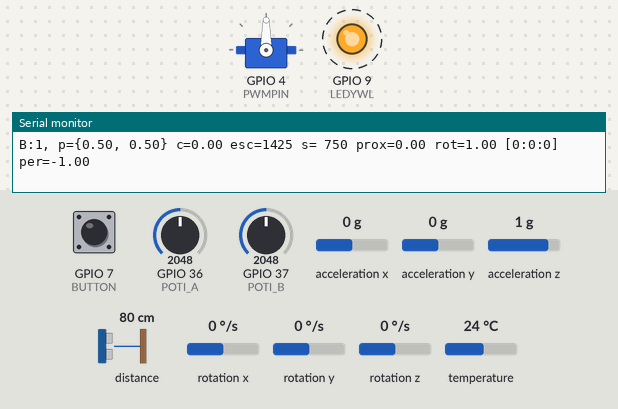
Recording of a sketch running on a simulated ESP32. Shown: servo, output pins drawn as LEDs (lit = HIGH), the last lines printed to the serial monitor. Dashed ring = blinking. The test bench sets the inputs (shaded band); at power-on: GPIO 7 (BUTTON) HIGH, distance to the obstacle 80 cm, GPIO 36 (POTI_A) = 2048, GPIO 37 (POTI_B) = 2048, acceleration x 0 g, acceleration y 0 g, acceleration z 1 g, rotation x 0 °/s, rotation y 0 °/s, rotation z 0 °/s, temperature 24 °C. The audio player accepts every command and is not drawn.

Above: at 3.1 s.
3.2 s: GPIO 7 (BUTTON) pulled LOW for 3.2 s
At 4.2 s:
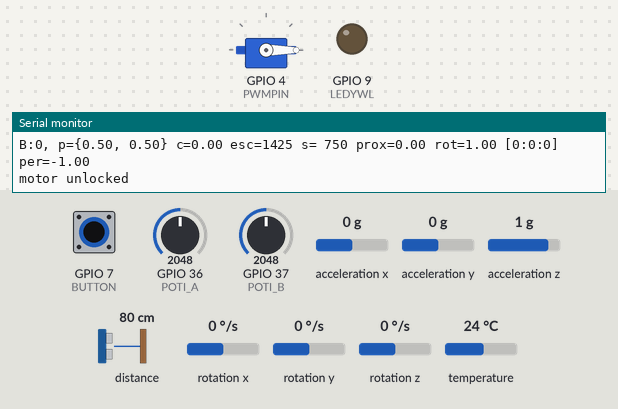
8.5 s: GPIO 7 (BUTTON) pulled LOW for 0.15 s
At 8.76 s:
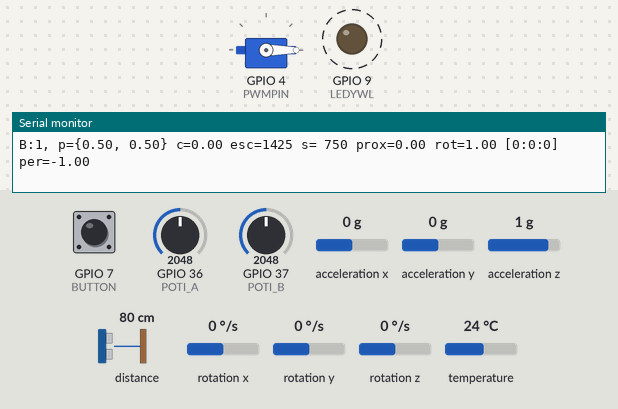
11.6 s: distance to the obstacle set to 2 cm
14.6 s: GPIO 7 (BUTTON) pulled LOW for 1 s
At 16.7 s:
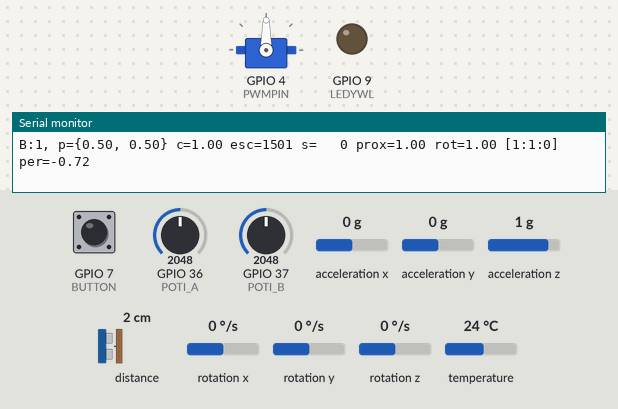
18.6 s: GPIO 36 (POTI_A) set to 3972
At 20.04 s:
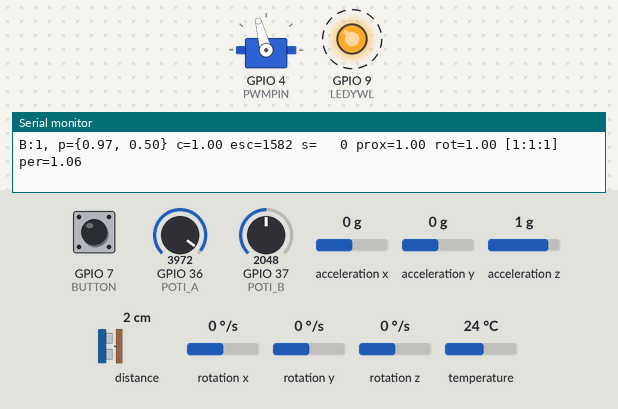
21.6 s: distance to the obstacle set to 71 cm
24.6 s: distance to the obstacle set to 78 cm
At 27.05 s:
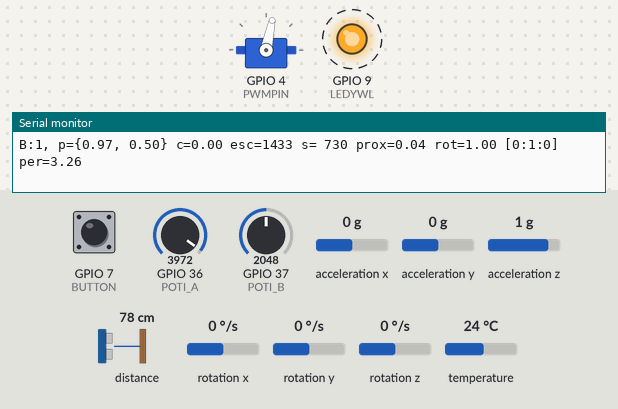
Timing chart, 0 to 28.6 s (numbered marks = the images above; inputs shaded):
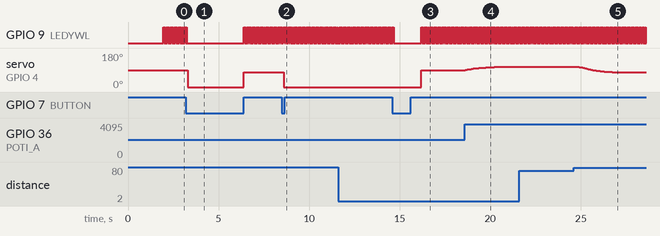

The sketch:

automaton.ino
```cpp
#include <Wire.h>
#include <Adafruit_MPU6050.h>
#include <Adafruit_Sensor.h>
//#include <VL53L0X.h>
#include "Adafruit_VL53L0X.h"
#include <ESP32Servo.h>

// for the audio DFplayer
#include "DFRobotDFPlayerMini.h"


#define FPSerial Serial1

#define WAIT_MS 10
#define TARGET_LOW 1425

Adafruit_MPU6050 mpu;
//VL53L0X sensor;

Adafruit_VL53L0X sensor = Adafruit_VL53L0X();
Servo esc0;

DFRobotDFPlayerMini audio;

const uint8_t LEDYWL = D10;
const uint8_t BUTTON = D8;
const uint8_t POTI_A = A0;
const uint8_t POTI_B = A1;
const uint8_t PWMPIN = D3;

int button_integ = 0;
int target_lp = TARGET_LOW;

bool armed = false;


unsigned idle_counter = 0;

/* proximity sensing */
const float dist_max_mm = 1200.0f;
float dist_mm = 1200.f;
float proximity_detected = 0.f;
float proximity_into = 500.f;
float proximity_left = 700.f;
float proximity_decay = 0.95f;
float persistence = -1.f;
float rotation = 0.f;
float e = 0.f;

bool state_sensor_active = false;
bool state_motor_start = false;
bool state_idle = false;

/* audio events: */
enum Sound_t : uint8_t {
  s_done          = 0,
  s_sensor_active = 1,
  s_sensor_clear  = 2,
  s_motor_start   = 3,
  s_motor_fast    = 4,
  s_stop_idle     = 6,
} playsound = s_done;


void printDetail(uint8_t type, int value);


/* clamps values to Interval [lo, hi] */
template<class T>
constexpr const T& clamp( const T& v, const T& lo, const T& hi )
{
    return (v < lo) ? lo : (hi < v) ? hi : v;
}

bool button_pressed(uint8_t N = 3)
{
  const bool buttonstate = !digitalRead(BUTTON);

  if (buttonstate)
    button_integ += 1;
  else
    button_integ = 0;

  button_integ = clamp(button_integ, 0, 2*N);

  return button_integ>=N;
}

bool button_released() {
  const bool buttonstate = !digitalRead(BUTTON);

  if (!buttonstate)
    button_integ = 0;

  return buttonstate == 0;
}

void setup()
{
  /* LED and Button */
  pinMode(LEDYWL, OUTPUT);
  pinMode(BUTTON, INPUT_PULLUP);

  /* Serial Ports */
  Serial.begin(115200);
  FPSerial.begin(9600, SERIAL_8N1, /*rx =*/D7, /*tx =*/D6);

  delay(100);

  /* Audio */
  if (!audio.begin(FPSerial, /*isACK = */true, /*doReset = */true)) {  //Use serial to communicate with mp3.
    Serial.println("Cannot initialize DFPlayer.");
    while(1) delay(0);
  }
  Serial.println("DFPlayer initialized.");
  delay(100);
  audio.setTimeOut(1000);
  audio.volume(30);  // set volume value [0...30]
  audio.playFolder(2, 3);


  /* MPU */
  if (!mpu.begin()) {
    Serial.println("Cannot initialize MPU6050.");
    while (1) delay(10);
  }
  Serial.println("MPU6050 initialized.");
  mpu.setAccelerometerRange(MPU6050_RANGE_8_G);
  mpu.setGyroRange(MPU6050_RANGE_500_DEG);
  mpu.setFilterBandwidth(MPU6050_BAND_5_HZ);
  delay(100);

  /* Distance Sensor */
  if (!sensor.begin()) {
    Serial.println("Failed to boot VL53L0X");
    while(1);
  }
  delay(100);
  sensor.startRangeContinuous();
  //sensor.init();
  //sensor.setTimeout(500);

  /* Motor */
  pinMode(PWMPIN, OUTPUT);
  esc0.attach(PWMPIN, 1000, 2000); // (pin, min pulse width, max pulse width in microseconds)
  Serial.println("Motor initialized.");

  delay(1000);
}


float db(float x, float t) {
  return fabs(x) > t ? x : 0;
}

void reset_idle() {
  idle_counter = 0;
  state_idle = false;
}

void loop()
{
  static unsigned long timer = millis();

  /* timing */
  digitalWrite(LEDYWL, !digitalRead(LEDYWL));

  while(millis() - timer < WAIT_MS) delay(1);
  timer = millis();

  /* read distance sensor */

  if (sensor.isRangeComplete())
  {
    //int s = sensor.readRangeSingleMillimeters();
    int s = sensor.readRange();
    dist_mm = clamp(s - 50.f, 0.f, dist_max_mm); //in mm
  }


  if (dist_mm < proximity_into) proximity_detected = 1.0f;
  if (dist_mm > proximity_left) proximity_detected *= proximity_decay;

  /* get new motion sensor readings */
  sensors_event_t a, g, temp;
  mpu.getEvent(&a, &g, &temp);

  /* read and clamp potentiometers */
  unsigned pot_a = analogRead(POTI_A);
  unsigned pot_b = analogRead(POTI_B);
  float val_a = clamp(pot_a, 0u, 4095u) / 4095.f; //[0,1] 0.5 is super
  float val_b = clamp(pot_b, 0u, 4095u) / 4095.f; //[0,1] 0.5 is best

  /* get button state */
  bool state = digitalRead(BUTTON);

  /* calculate the gyroscopic input */
  rotation = db(g.gyro.x, 10*val_b) == 0.0f ? 1.0 : 0.9 * rotation; /*turning thresh*/
  float e_y = clamp(100 * db(-g.gyro.z, 0.1/*motion thresh*/), 0.f, 1.0f);
  e = rotation * e_y;


  /* check for arming the ESC */
  if (button_pressed())
  {
    if (!armed)
    {
      Serial.printf("motor unlocked");
      esc0.writeMicroseconds(1000);
      delay(1000);
      esc0.writeMicroseconds(500);
      delay(500);
      armed = true;
      persistence = -1.0;
      while (not button_released());
    } else
    {
      Serial.printf("motor stopped");
      esc0.writeMicroseconds(500);
      armed = false;
      while (not button_released());
    }
  }

  /* create control outputs */
  float control = 0;

  if (proximity_detected > 0.5)
  {
    control = proximity_detected;
    persistence += 0.02;
  }
  else {
    persistence -= 0.01;
    control = e * clamp(persistence, 0.f, 1.0f); //keep going
  }

  persistence = clamp(persistence, -1.0f, 50.0f);

  //if (idle_counter > 200)
  //  control = e * 0.2;  does not work

  int target_us = val_a*control*200 + TARGET_LOW;

  /* low-pass filter the output */
  float k = 0.96;
  target_lp = k*target_lp + (1.f-k)*target_us;

  /* set motor output */
  if (armed) {
    esc0.writeMicroseconds(target_lp);
  }


  // SENSOR ACTIVE
  if (proximity_detected == 1.0f and !state_sensor_active) {
    state_sensor_active = true;
    playsound = Sound_t::s_sensor_active;
    reset_idle();
  }

  // SENSOR CLEAR
  if (proximity_detected < 0.99f and state_sensor_active) {
    state_sensor_active = false;
    playsound = Sound_t::s_sensor_clear;
    reset_idle();
  }

  // MOTOR START
  if (persistence > 0.f and !state_motor_start) {
    state_motor_start = true;
    //playsound = Sound_t::s_motor_start;
    reset_idle();
  }

  // STOP / IDLE
  /*if (control < 0.01f and state_motor_start) {
    state_motor_start = false;
    reset_idle();
  }*/

  if (++idle_counter > 100 and not state_idle) {
    playsound = Sound_t::s_stop_idle;
    state_idle = true;
  }


  /* play audio events */
  switch(playsound) {
  case s_sensor_active: audio.playFolder(2, 1); /*audio.disableLoop();*/ playsound = s_done; break;
  case s_sensor_clear : audio.playFolder(2, 2); /*audio.disableLoop();*/ playsound = s_done; break;
  case s_motor_start  : /*audio.playFolder(2, 3);*/ /*audio.disableLoop();*/ playsound = s_done; break;
  case s_motor_fast   : /*audio.playFolder(2, 4); playsound = s_done; */ break;
  case s_stop_idle    : audio.playFolder(1, 3); /*audio.enableLoop();*/ playsound = s_done; break;

  /* no action if done */
  case s_done:
  default:
      break;
  }

  /* check player status */
  if (audio.available())
      printDetail(audio.readType(), audio.read());

 /* print to serial console */
  Serial.printf("B:%u, p={%4.2f, %4.2f} c=%4.2f esc=%d s=%4.0f prox=%4.2f rot=%4.2f [%u:%u:%u] per=%4.2f\n"
               , state, val_a, val_b, control, target_lp, dist_mm, proximity_detected, rotation, state_sensor_active, state_motor_start, state_idle, persistence);
}


void printDetail(uint8_t type, int value)
{
  switch (type) {
    case TimeOut:              Serial.println("Time Out!");      break;
    case WrongStack:           Serial.println("Stack Wrong!");   break;
    case DFPlayerCardInserted: Serial.println("Card Inserted!"); break;
    case DFPlayerCardRemoved:  Serial.println("Card Removed!");  break;
    case DFPlayerCardOnline:   Serial.println("Card Online!");   break;
    case DFPlayerUSBInserted:  Serial.println("USB Inserted!");  break;
    case DFPlayerUSBRemoved:   Serial.println("USB Removed!");   break;
    case DFPlayerPlayFinished: Serial.println("Play Finished!"); break;
    case DFPlayerError:
      Serial.print("DFPlayerError:");
      switch (value) {
        case Busy:             Serial.println("Card not found");          break;
        case Sleeping:         Serial.println("Sleeping");                break;
        case SerialWrongStack: Serial.println("Get Wrong Stack");         break;
        case CheckSumNotMatch: Serial.println("Check Sum Not Match");     break;
        case FileIndexOut:     Serial.println("File Index Out of Bound"); break;
        case FileMismatch:     Serial.println("Cannot Find File");        break;
        case Advertise:        Serial.println("In Advertise");            break;
        default: break;
      }
      break;
    default: break;
  }
}

  
```

Measured:
- the behaviour switches between 75 and 76 cm on distance to the obstacle (found by bisection; images 4 and 5)
- after the input at 3.2 s, servo on GPIO 4 (PWMPIN): 90° → 0° after 0.09 s, → 77° 3.1 s later
- after the input at 8.5 s, servo on GPIO 4 (PWMPIN): 77° → 0° after 0.10 s
- after the input at 14.6 s, servo on GPIO 4 (PWMPIN): 0° → 90° after 1.6 s
- after the input at 18.6 s, servo on GPIO 4 (PWMPIN): moves from 90° to 107° over 1.8 s, starting at once
- after the input at 24.6 s, servo on GPIO 4 (PWMPIN): moves from 107° to 77° over 2.3 s, starting after 0.20 s
